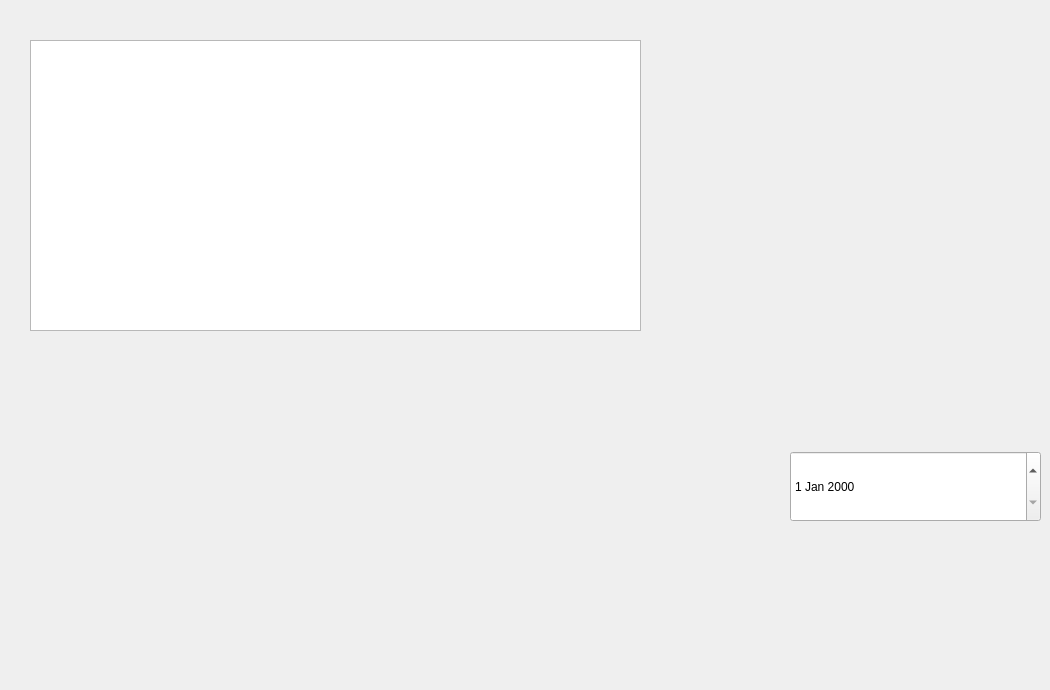
     <widget class="QWidget" name="page_5">
      <property name="styleSheet">
       <string notr="true">background-image:url(:/interface/imprimer)
</string>
      </property>
      <widget class="QTableView" name="tableView_5">
       <property name="geometry">
        <rect>
         <x>30</x>
         <y>40</y>
         <width>611</width>
         <height>291</height>
        </rect>
       </property>
       <property name="styleSheet">
        <string notr="true">QTableView{
background: #2F2F2F
};</string>
       </property>
      </widget>
      <widget class="QLineEdit" name="imp_idp">
       <property name="geometry">
        <rect>
         <x>90</x>
         <y>420</y>
         <width>231</width>
         <height>41</height>
        </rect>
       </property>
       <property name="styleSheet">
        <string notr="true">background:transparent;
border:none;</string>
       </property>
      </widget>
      <widget class="QLineEdit" name="imp_idf">
       <property name="geometry">
        <rect>
         <x>90</x>
         <y>530</y>
         <width>231</width>
         <height>41</height>
        </rect>
       </property>
       <property name="styleSheet">
        <string notr="true">background:transparent;
border:none;</string>
       </property>
      </widget>
      <widget class="QLineEdit" name="imp_idc">
       <property name="geometry">
        <rect>
         <x>460</x>
         <y>530</y>
         <width>231</width>
         <height>41</height>
        </rect>
       </property>
       <property name="styleSheet">
        <string notr="true">background:transparent;
border:none;</string>
       </property>
      </widget>
      <widget class="QLineEdit" name="imp_quantite">
       <property name="geometry">
        <rect>
         <x>470</x>
         <y>420</y>
         <width>231</width>
         <height>41</height>
        </rect>
       </property>
       <property name="styleSheet">
        <string notr="true">background:transparent;
border:none;</string>
       </property>
      </widget>
      <widget class="QDateEdit" name="imp_date">
       <property name="geometry">
        <rect>
         <x>790</x>
         <y>451</y>
         <width>251</width>
         <height>71</height>
        </rect>
       </property>
      </widget>
      <widget class="QPushButton" name="imprimerpdfcom">
       <property name="geometry">
        <rect>
         <x>740</x>
         <y>580</y>
         <width>121</width>
         <height>101</height>
        </rect>
       </property>
       <property name="styleSheet">
        <string notr="true">background:transparent;
border:none;</string>
       </property>
       <property name="text">
        <string/>
       </property>
      </widget>
      <widget class="QPushButton" name="precIMP">
       <property name="geometry">
        <rect>
         <x>880</x>
         <y>620</y>
         <width>81</width>
         <height>51</height>
        </rect>
       </property>
       <property name="styleSheet">
        <string notr="true">background:transparent;
border:none;</string>
       </property>
       <property name="text">
        <string/>
       </property>
      </widget>
     </widget>
